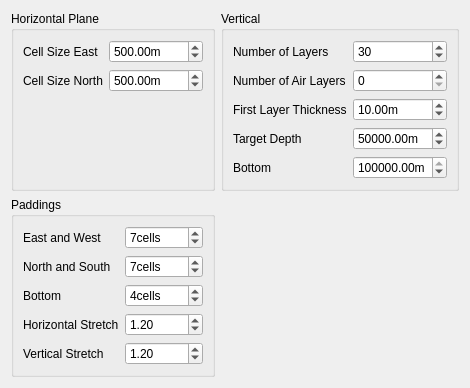
     <widget class="QWizardPage" name="wizardPage_mesh">
         <property name="title">
             <string>Mesh Settings</string>
         </property>
         <layout class="QGridLayout" name="gridLayout_mesh">
             <item row="0" column="0">
                 <widget class="QGroupBox" name="groupBox_7">
                     <property name="title">
                         <string>Horizontal Plane</string>
                     </property>
                     <layout class="QFormLayout" name="formLayout">
                         <item row="0" column="0">
                             <widget class="QLabel" name="label_2">
                                 <property name="toolTip">
                                     <string>&lt;html&gt;&lt;head/&gt;&lt;body&gt;&lt;p&gt;mesh block width in east-west
                                         direction&lt;/p&gt;&lt;/body&gt;&lt;/html&gt;
                                     </string>
                                 </property>
                                 <property name="text">
                                     <string>Cell Size East</string>
                                 </property>
                             </widget>
                         </item>
                         <item row="0" column="1">
                             <widget class="QDoubleSpinBox" name="doubleSpinBox_cell_size_east">
                                 <property name="toolTip">
                                     <string>&lt;html&gt;&lt;head/&gt;&lt;body&gt;&lt;p&gt;mesh block width in east-west
                                         direction&lt;/p&gt;&lt;/body&gt;&lt;/html&gt;
                                     </string>
                                 </property>
                                 <property name="suffix">
                                     <string>m</string>
                                 </property>
                                 <property name="maximum">
                                     <double>6371000.000000000000000</double>
                                 </property>
                                 <property name="value">
                                     <double>500.000000000000000</double>
                                 </property>
                             </widget>
                         </item>
                         <item row="1" column="0">
                             <widget class="QLabel" name="label_3">
                                 <property name="toolTip">
                                     <string>&lt;html&gt;&lt;head/&gt;&lt;body&gt;&lt;p&gt;mesh block width in north
                                         direction&lt;/p&gt;&lt;/body&gt;&lt;/html&gt;
                                     </string>
                                 </property>
                                 <property name="text">
                                     <string>Cell Size North</string>
                                 </property>
                             </widget>
                         </item>
                         <item row="1" column="1">
                             <widget class="QDoubleSpinBox" name="doubleSpinBox_cell_szie_north">
                                 <property name="toolTip">
                                     <string>&lt;html&gt;&lt;head/&gt;&lt;body&gt;&lt;p&gt;mesh block width in north
                                         direction&lt;/p&gt;&lt;/body&gt;&lt;/html&gt;
                                     </string>
                                 </property>
                                 <property name="suffix">
                                     <string>m</string>
                                 </property>
                                 <property name="maximum">
                                     <double>6371000.000000000000000</double>
                                 </property>
                                 <property name="value">
                                     <double>500.000000000000000</double>
                                 </property>
                             </widget>
                         </item>
                     </layout>
                 </widget>
             </item>
             <item row="0" column="1">
                 <widget class="QGroupBox" name="groupBox_8">
                     <property name="title">
                         <string>Vertical</string>
                     </property>
                     <layout class="QFormLayout" name="formLayout_2">
                         <item row="0" column="0">
                             <widget class="QLabel" name="label_15">
                                 <property name="toolTip">
                                     <string>&lt;html&gt;&lt;head/&gt;&lt;body&gt;&lt;p&gt;total number of vertical
                                         layers in the model&lt;/p&gt;&lt;/body&gt;&lt;/html&gt;
                                     </string>
                                 </property>
                                 <property name="text">
                                     <string>Number of Layers</string>
                                 </property>
                             </widget>
                         </item>
                         <item row="0" column="1">
                             <widget class="QSpinBox" name="spinBox_num_layers">
                                 <property name="toolTip">
                                     <string>&lt;html&gt;&lt;head/&gt;&lt;body&gt;&lt;p&gt;total number of vertical
                                         layers in the model&lt;/p&gt;&lt;/body&gt;&lt;/html&gt;
                                     </string>
                                 </property>
                                 <property name="maximum">
                                     <number>6471000</number>
                                 </property>
                                 <property name="value">
                                     <number>30</number>
                                 </property>
                             </widget>
                         </item>
                         <item row="1" column="0">
                             <widget class="QLabel" name="label_16">
                                 <property name="toolTip">
                                     <string>&lt;html&gt;&lt;head/&gt;&lt;body&gt;&lt;p&gt;number of air layers&lt;/p&gt;&lt;/body&gt;&lt;/html&gt;</string>
                                 </property>
                                 <property name="text">
                                     <string>Number of Air Layers</string>
                                 </property>
                             </widget>
                         </item>
                         <item row="1" column="1">
                             <widget class="QSpinBox" name="spinBox_num_air_layers">
                                 <property name="toolTip">
                                     <string>&lt;html&gt;&lt;head/&gt;&lt;body&gt;&lt;p&gt;number of air layers&lt;/p&gt;&lt;/body&gt;&lt;/html&gt;</string>
                                 </property>
                             </widget>
                         </item>
                         <item row="2" column="0">
                             <widget class="QLabel" name="label_12">
                                 <property name="toolTip">
                                     <string>&lt;html&gt;&lt;head/&gt;&lt;body&gt;&lt;p&gt;thickness of the first layer&lt;/p&gt;&lt;/body&gt;&lt;/html&gt;</string>
                                 </property>
                                 <property name="text">
                                     <string>First Layer Thickness</string>
                                 </property>
                             </widget>
                         </item>
                         <item row="2" column="1">
                             <widget class="QDoubleSpinBox" name="doubleSpinBox_z1_thickness">
                                 <property name="toolTip">
                                     <string>&lt;html&gt;&lt;head/&gt;&lt;body&gt;&lt;p&gt;thickness of the first layer&lt;/p&gt;&lt;/body&gt;&lt;/html&gt;</string>
                                 </property>
                                 <property name="suffix">
                                     <string>m</string>
                                 </property>
                                 <property name="maximum">
                                     <double>6371000.000000000000000</double>
                                 </property>
                                 <property name="value">
                                     <double>10.000000000000000</double>
                                 </property>
                             </widget>
                         </item>
                         <item row="3" column="0">
                             <widget class="QLabel" name="label_13">
                                 <property name="toolTip">
                                     <string>&lt;html&gt;&lt;head/&gt;&lt;body&gt;&lt;p&gt;depth of deepest target&lt;/p&gt;&lt;/body&gt;&lt;/html&gt;</string>
                                 </property>
                                 <property name="text">
                                     <string>Target Depth</string>
                                 </property>
                             </widget>
                         </item>
                         <item row="3" column="1">
                             <widget class="QDoubleSpinBox" name="doubleSpinBox_target_depth">
                                 <property name="toolTip">
                                     <string>&lt;html&gt;&lt;head/&gt;&lt;body&gt;&lt;p&gt;depth of deepest target&lt;/p&gt;&lt;/body&gt;&lt;/html&gt;</string>
                                 </property>
                                 <property name="suffix">
                                     <string>m</string>
                                 </property>
                                 <property name="maximum">
                                     <double>6371000.000000000000000</double>
                                 </property>
                                 <property name="value">
                                     <double>50000.000000000000000</double>
                                 </property>
                             </widget>
                         </item>
                         <item row="4" column="0">
                             <widget class="QLabel" name="label_14">
                                 <property name="toolTip">
                                     <string>&lt;html&gt;&lt;head/&gt;&lt;body&gt;&lt;p&gt;absolute bottom of the model&lt;/p&gt;&lt;/body&gt;&lt;/html&gt;</string>
                                 </property>
                                 <property name="text">
                                     <string>Bottom</string>
                                 </property>
                             </widget>
                         </item>
                         <item row="4" column="1">
                             <widget class="QDoubleSpinBox" name="doubleSpinBox_bottom">
                                 <property name="toolTip">
                                     <string>&lt;html&gt;&lt;head/&gt;&lt;body&gt;&lt;p&gt;absolute bottom of the model&lt;/p&gt;&lt;/body&gt;&lt;/html&gt;</string>
                                 </property>
                                 <property name="suffix">
                                     <string>m</string>
                                 </property>
                                 <property name="maximum">
                                     <double>6371000.000000000000000</double>
                                 </property>
                                 <property name="value">
                                     <double>300000.000000000000000</double>
                                 </property>
                             </widget>
                         </item>
                     </layout>
                 </widget>
             </item>
             <item row="1" column="0">
                 <widget class="QGroupBox" name="groupBox_6">
                     <property name="title">
                         <string>Paddings</string>
                     </property>
                     <layout class="QGridLayout" name="gridLayout_6">
                         <item row="3" column="0">
                             <widget class="QLabel" name="label_11">
                                 <property name="toolTip">
                                     <string>&lt;html&gt;&lt;head/&gt;&lt;body&gt;&lt;p&gt;factor to increase by in
                                         padding cells (vertical)&lt;/p&gt;&lt;/body&gt;&lt;/html&gt;
                                     </string>
                                 </property>
                                 <property name="text">
                                     <string>Horizontal Stretch</string>
                                 </property>
                             </widget>
                         </item>
                         <item row="3" column="1">
                             <widget class="QDoubleSpinBox" name="doubleSpinBox_pad_stretch_h">
                                 <property name="toolTip">
                                     <string>&lt;html&gt;&lt;head/&gt;&lt;body&gt;&lt;p&gt;factor to increase by in
                                         padding cells (vertical)&lt;/p&gt;&lt;/body&gt;&lt;/html&gt;
                                     </string>
                                 </property>
                                 <property name="value">
                                     <double>1.200000000000000</double>
                                 </property>
                             </widget>
                         </item>
                         <item row="1" column="1">
                             <widget class="QSpinBox" name="spinBox_pad_north">
                                 <property name="toolTip">
                                     <string>&lt;html&gt;&lt;head/&gt;&lt;body&gt;&lt;p&gt;number of padding cells on
                                         the North and South directions&lt;/p&gt;&lt;/body&gt;&lt;/html&gt;
                                     </string>
                                 </property>
                                 <property name="suffix">
                                     <string>cells</string>
                                 </property>
                                 <property name="value">
                                     <number>7</number>
                                 </property>
                             </widget>
                         </item>
                         <item row="0" column="0">
                             <widget class="QLabel" name="label_4">
                                 <property name="sizePolicy">
                                     <sizepolicy hsizetype="Fixed" vsizetype="Preferred">
                                         <horstretch>0</horstretch>
                                         <verstretch>0</verstretch>
                                     </sizepolicy>
                                 </property>
                                 <property name="toolTip">
                                     <string>&lt;html&gt;&lt;head/&gt;&lt;body&gt;&lt;p&gt;Number of padding cells on
                                         East and West directions&lt;/p&gt;&lt;/body&gt;&lt;/html&gt;
                                     </string>
                                 </property>
                                 <property name="text">
                                     <string>East and West</string>
                                 </property>
                             </widget>
                         </item>
                         <item row="2" column="0">
                             <widget class="QLabel" name="label_6">
                                 <property name="sizePolicy">
                                     <sizepolicy hsizetype="Fixed" vsizetype="Preferred">
                                         <horstretch>0</horstretch>
                                         <verstretch>0</verstretch>
                                     </sizepolicy>
                                 </property>
                                 <property name="toolTip">
                                     <string>&lt;html&gt;&lt;head/&gt;&lt;body&gt;&lt;p&gt;number of vertical padding
                                         cells&lt;/p&gt;&lt;/body&gt;&lt;/html&gt;
                                     </string>
                                 </property>
                                 <property name="text">
                                     <string>Bottom</string>
                                 </property>
                             </widget>
                         </item>
                         <item row="1" column="0">
                             <widget class="QLabel" name="label_5">
                                 <property name="sizePolicy">
                                     <sizepolicy hsizetype="Fixed" vsizetype="Preferred">
                                         <horstretch>0</horstretch>
                                         <verstretch>0</verstretch>
                                     </sizepolicy>
                                 </property>
                                 <property name="toolTip">
                                     <string>&lt;html&gt;&lt;head/&gt;&lt;body&gt;&lt;p&gt;number of padding cells on
                                         the North and South directions&lt;/p&gt;&lt;/body&gt;&lt;/html&gt;
                                     </string>
                                 </property>
                                 <property name="text">
                                     <string>North and South</string>
                                 </property>
                             </widget>
                         </item>
                         <item row="2" column="1">
                             <widget class="QSpinBox" name="spinBox_pad_z">
                                 <property name="toolTip">
                                     <string>&lt;html&gt;&lt;head/&gt;&lt;body&gt;&lt;p&gt;number of vertical padding
                                         cells&lt;/p&gt;&lt;/body&gt;&lt;/html&gt;
                                     </string>
                                 </property>
                                 <property name="suffix">
                                     <string>cells</string>
                                 </property>
                                 <property name="value">
                                     <number>4</number>
                                 </property>
                             </widget>
                         </item>
                         <item row="4" column="0">
                             <widget class="QLabel" name="label_7">
                                 <property name="toolTip">
                                     <string>&lt;html&gt;&lt;head/&gt;&lt;body&gt;&lt;p&gt;factor to increase by in
                                         padding cells (horizontal)&lt;/p&gt;&lt;/body&gt;&lt;/html&gt;
                                     </string>
                                 </property>
                                 <property name="text">
                                     <string>Vertical Stretch</string>
                                 </property>
                             </widget>
                         </item>
                         <item row="4" column="1">
                             <widget class="QDoubleSpinBox" name="doubleSpinBox_pad_stretch_v">
                                 <property name="toolTip">
                                     <string>&lt;html&gt;&lt;head/&gt;&lt;body&gt;&lt;p&gt;factor to increase by in
                                         padding cells (horizontal)&lt;/p&gt;&lt;/body&gt;&lt;/html&gt;
                                     </string>
                                 </property>
                                 <property name="value">
                                     <double>1.200000000000000</double>
                                 </property>
                             </widget>
                         </item>
                         <item row="0" column="1">
                             <widget class="QSpinBox" name="spinBox_pad_east">
                                 <property name="toolTip">
                                     <string>&lt;html&gt;&lt;head/&gt;&lt;body&gt;&lt;p&gt;Number of padding cells on
                                         East and West directions&lt;/p&gt;&lt;/body&gt;&lt;/html&gt;
                                     </string>
                                 </property>
                                 <property name="suffix">
                                     <string>cells</string>
                                 </property>
                                 <property name="value">
                                     <number>7</number>
                                 </property>
                             </widget>
                         </item>
                     </layout>
                 </widget>
             </item>
         </layout>
     </widget>
